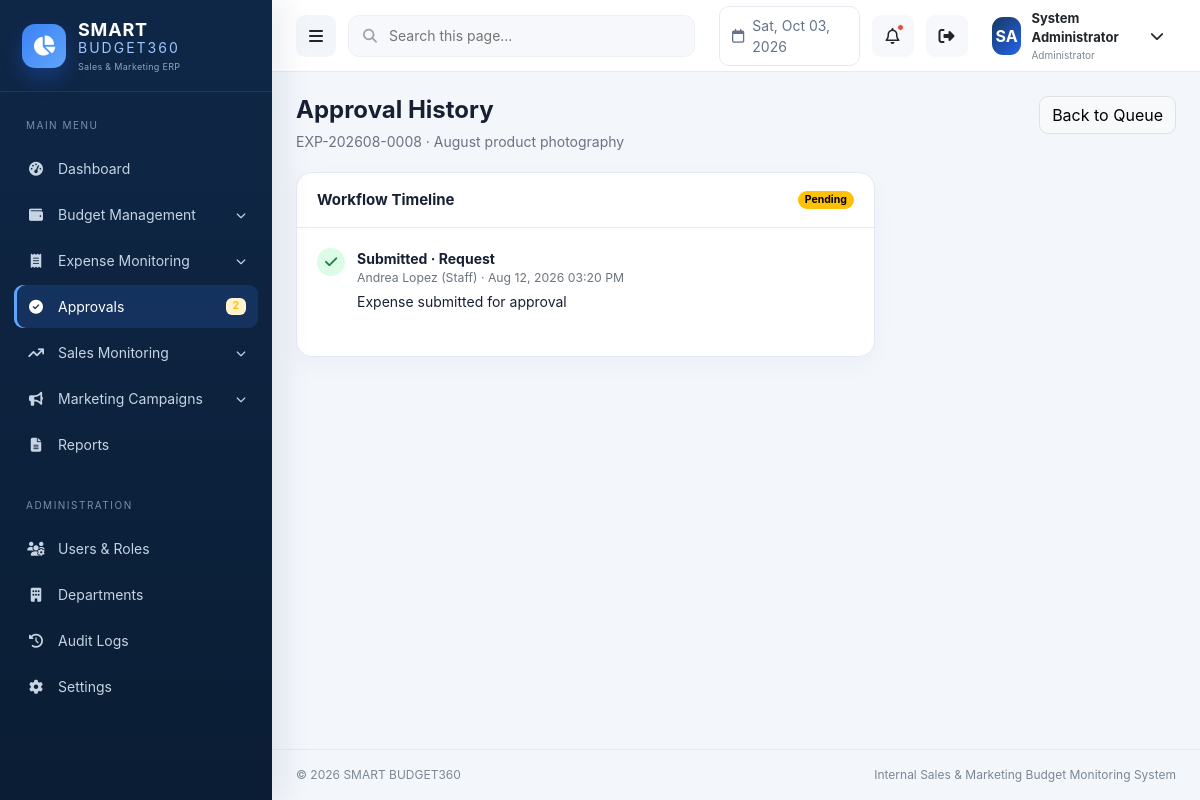
Page /approvals/history.php?id=2 (signed in) on the committed database.
### tables this page shows
CREATE TABLE approvals (
  id INT UNSIGNED AUTO_INCREMENT PRIMARY KEY,
  request_type ENUM('budget','expense') NOT NULL,
  request_id INT UNSIGNED NOT NULL,
  current_stage ENUM('department_manager','finance') NOT NULL DEFAULT 'department_manager',
  status ENUM('Pending','Approved','Rejected') NOT NULL DEFAULT 'Pending',
  submitted_by INT UNSIGNED NOT NULL,
  remarks TEXT NULL,
  created_at TIMESTAMP DEFAULT CURRENT_TIMESTAMP,
  updated_at TIMESTAMP DEFAULT CURRENT_TIMESTAMP ON UPDATE CURRENT_TIMESTAMP,
  CONSTRAINT fk_approval_submitter FOREIGN KEY (submitted_by) REFERENCES users(id),
  UNIQUE KEY uq_approval_request (request_type,request_id),
  INDEX idx_approval_queue (status,current_stage)
);

CREATE TABLE approval_history (
  id INT UNSIGNED AUTO_INCREMENT PRIMARY KEY,
  approval_id INT UNSIGNED NOT NULL,
  stage VARCHAR(50) NOT NULL,
  action VARCHAR(50) NOT NULL,
  action_by INT UNSIGNED NOT NULL,
  remarks TEXT NULL,
  created_at TIMESTAMP DEFAULT CURRENT_TIMESTAMP,
  CONSTRAINT fk_history_approval FOREIGN KEY (approval_id) REFERENCES approvals(id) ON DELETE CASCADE,
  CONSTRAINT fk_history_actor FOREIGN KEY (action_by) REFERENCES users(id),
  INDEX idx_history_approval (approval_id)
);

CREATE TABLE roles (
  id INT UNSIGNED AUTO_INCREMENT PRIMARY KEY,
  name VARCHAR(60) NOT NULL UNIQUE,
  description VARCHAR(255) NULL,
  created_at TIMESTAMP DEFAULT CURRENT_TIMESTAMP
);

### approvals/history.php (the view)
<?php
require_once dirname(__DIR__).'/includes/bootstrap.php';require_module('approvals');$id=(int)($_GET['id']??0);$s=db()->prepare("SELECT a.*,COALESCE(b.budget_code,e.expense_code) request_code,COALESCE(b.description,e.description) description,COALESCE(b.department_id,e.department_id) department_id FROM approvals a LEFT JOIN budgets b ON a.request_type='budget' AND b.id=a.request_id LEFT JOIN expenses e ON a.request_type='expense' AND e.id=a.request_id WHERE a.id=?");$s->execute([$id]);$a=$s->fetch();if(!$a){flash('danger','Approval request not found.');redirect('approvals/index.php');}if(!is_admin() && has_role(['Sales Manager','Marketing Manager']) && (int)$a['department_id']!==(int)current_user()['department_id']){http_response_code(403);require ROOT_PATH.'/includes/access_denied.php';exit;}$h=db()->prepare("SELECT h.*,CONCAT(u.first_name,' ',u.last_name) actor,r.name role_name FROM approval_history h JOIN users u ON u.id=h.action_by JOIN roles r ON r.id=u.role_id WHERE h.approval_id=? ORDER BY h.id");$h->execute([$id]);$hist=$h->fetchAll();$pageTitle='Approval History';$activeMenu='approvals';require ROOT_PATH.'/includes/header.php';?>
<div class="page-head"><div><h1>Approval History</h1><p><?=e($a['request_code'])?> · <?=e($a['description'])?></p></div><a class="btn btn-light border" href="<?=e(url('approvals/index.php'))?>">Back to Queue</a></div><div class="row"><div class="col-lg-8"><div class="card-panel"><div class="card-head"><h2 class="section-title">Workflow Timeline</h2><?=status_badge($a['status'])?></div><div class="card-body"><?php foreach($hist as $i=>$x):$done=in_array($x['action'],['Approved','Submitted','Resubmitted'],true);$rej=$x['action']==='Rejected';?><div class="approval-step <?=$rej?'rejected':($done?'done':'')?>"><div><div class="dot"><i class="fa-solid <?=$rej?'fa-xmark':'fa-check'?>"></i></div><?php if($i<count($hist)-1):?><div class="line"></div><?php endif;?></div><div class="pb-4"><strong><?=e($x['action'])?> · <?=e(ucwords(str_replace('_',' ',$x['stage'])))?></strong><div class="small text-secondary"><?=e($x['actor'])?> (<?=e($x['role_name'])?>) · <?=e(date('M d, Y h:i A',strtotime($x['created_at'])))?></div><div class="mt-1"><?=e($x['remarks'])?></div></div></div><?php endforeach;?></div></div></div></div><?php require ROOT_PATH.'/includes/footer.php';?>

### includes/functions.php (shortened to what this page needs)
<?php
function db(): PDO
{
    static $pdo = null;
    if (!$pdo) {
        $pdo = (new Database())->connect();
    }
    return $pdo;
}
function e(?string $value): string
{
    return htmlspecialchars((string)$value, ENT_QUOTES, 'UTF-8');
}
function url(string $path = ''): string
{
    return BASE_URL . ($path ? '/' . ltrim($path, '/') : '');
}
function status_badge(string $status): string
{
    $class = match (strtolower($status)) {
        'approved', 'active', 'completed' => 'success',
        'rejected', 'inactive', 'cancelled' => 'danger',
        'pending', 'draft' => 'warning',
        default => 'secondary',
    };
    return '<span class="badge rounded-pill text-bg-' . $class . '">' . e(ucfirst($status)) . '</span>';
}

### assets/css/app.css (style rules this page uses)
:root { --navy:#0f2747;--navy2:#173961;--royal:#2563eb;--green:#16a34a;--orange:#f59e0b;--purple:#7c3aed; --surface:#ffffff;--bg:#f3f6fb;--text:#172033;--muted:#6b7280;--border:#e5eaf1;--sidebar:272px;--topbar:72px; }
* { box-sizing:border-box }
body { margin:0;background:var(--bg);color:var(--text);font-family:Inter,Segoe UI,Arial,sans-serif;font-size:14px }
.page-head { display:flex;align-items:flex-start;justify-content:space-between;gap:16px;margin-bottom:20px }
.page-head h1 { font-size:24px;font-weight:750;margin:0 }
.page-head p { margin:6px 0 0;color:var(--muted) }
.card-panel { background:#fff;border:1px solid var(--border);border-radius:16px;box-shadow:0 8px 24px rgba(15,39,71,.035) }
.card-panel .card-head { padding:18px 20px;border-bottom:1px solid var(--border);display:flex;align-items:center;justify-content:space-between }
.card-panel .card-body { padding:20px }
.btn { border-radius:9px }
.section-title { font-size:15px;font-weight:700;margin:0 }
.approval-step { display:flex;gap:12px;align-items:flex-start }
.approval-step .dot { width:28px;height:28px;border-radius:50%;display:grid;place-items:center;background:#e7eef7;color:#526880;flex:none }
.approval-step.done .dot { background:#dcfce7;color:#15803d }

### rows in the picture
approvals: status "Pending"
approval_history: action "Submitted", stage "Request", actor "Andrea Lopez", roles.name "Staff", created_at "Aug 12, 2026 03:20 PM", remarks "Expense submitted for approval"

### other values in the picture
$pendingApprovalCount "2"
role_name() "Administrator"
$a['request_code'] "EXP-202608-0008"
$a['description'] "August product photography"
